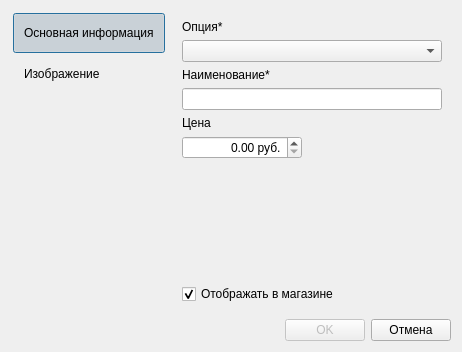
<?xml version="1.0" encoding="UTF-8"?>
<ui version="4.0">
 <class>FormOptionValueCard</class>
 <widget class="QDialog" name="FormOptionValueCard">
  <property name="geometry">
   <rect>
    <x>0</x>
    <y>0</y>
    <width>462</width>
    <height>352</height>
   </rect>
  </property>
  <property name="windowTitle">
   <string>Значения опции</string>
  </property>
  <layout class="QGridLayout" name="gridLayout">
   <item row="0" column="0">
    <widget class="QFrame" name="frame">
     <property name="maximumSize">
      <size>
       <width>16777215</width>
       <height>16777215</height>
      </size>
     </property>
     <property name="autoFillBackground">
      <bool>false</bool>
     </property>
     <property name="frameShape">
      <enum>QFrame::NoFrame</enum>
     </property>
     <property name="frameShadow">
      <enum>QFrame::Sunken</enum>
     </property>
     <layout class="QVBoxLayout" name="verticalLayout_3">
      <property name="spacing">
       <number>1</number>
      </property>
      <property name="leftMargin">
       <number>2</number>
      </property>
      <property name="topMargin">
       <number>2</number>
      </property>
      <property name="rightMargin">
       <number>2</number>
      </property>
      <property name="bottomMargin">
       <number>2</number>
      </property>
      <item>
       <widget class="QPushButton" name="pushButtonMainInfo">
        <property name="minimumSize">
         <size>
          <width>0</width>
          <height>40</height>
         </size>
        </property>
        <property name="baseSize">
         <size>
          <width>0</width>
          <height>0</height>
         </size>
        </property>
        <property name="styleSheet">
         <string notr="true">text-align: left;
padding-left: 10px;
padding-right: 10px;</string>
        </property>
        <property name="text">
         <string>Основная информация</string>
        </property>
        <property name="checkable">
         <bool>true</bool>
        </property>
        <property name="checked">
         <bool>true</bool>
        </property>
        <property name="flat">
         <bool>true</bool>
        </property>
        <attribute name="buttonGroup">
         <string notr="true">buttonGroup</string>
        </attribute>
       </widget>
      </item>
      <item>
       <widget class="QPushButton" name="pushButtonNote">
        <property name="minimumSize">
         <size>
          <width>0</width>
          <height>40</height>
         </size>
        </property>
        <property name="baseSize">
         <size>
          <width>0</width>
          <height>0</height>
         </size>
        </property>
        <property name="styleSheet">
         <string notr="true">text-align: left;
padding-left: 10px;</string>
        </property>
        <property name="text">
         <string>Изображение</string>
        </property>
        <property name="checkable">
         <bool>true</bool>
        </property>
        <property name="flat">
         <bool>true</bool>
        </property>
        <attribute name="buttonGroup">
         <string notr="true">buttonGroup</string>
        </attribute>
       </widget>
      </item>
      <item>
       <spacer name="verticalSpacer_3">
        <property name="orientation">
         <enum>Qt::Vertical</enum>
        </property>
        <property name="sizeHint" stdset="0">
         <size>
          <width>20</width>
          <height>19</height>
         </size>
        </property>
       </spacer>
      </item>
     </layout>
    </widget>
   </item>
   <item row="0" column="1">
    <widget class="QStackedWidget" name="stackedWidget">
     <property name="currentIndex">
      <number>0</number>
     </property>
     <widget class="QWidget" name="pageMain">
      <layout class="QGridLayout" name="gridLayout_2">
       <item row="0" column="0">
        <widget class="QLabel" name="labelOption">
         <property name="text">
          <string>Опция*</string>
         </property>
        </widget>
       </item>
       <item row="2" column="0" colspan="2">
        <widget class="QLabel" name="labelName">
         <property name="text">
          <string>Наименование*</string>
         </property>
        </widget>
       </item>
       <item row="3" column="0" colspan="3">
        <widget class="QLineEdit" name="lineEditName">
         <property name="whatsThis">
          <string>Фамилия контакта (пример: &quot;Иванов&quot;)</string>
         </property>
        </widget>
       </item>
       <item row="4" column="0">
        <widget class="QLabel" name="labelName_5">
         <property name="toolTip">
          <string>Тип влияния на конечную стоимость товара</string>
         </property>
         <property name="whatsThis">
          <string>Тип влияния на конечную стоимость товара</string>
         </property>
         <property name="text">
          <string>Цена</string>
         </property>
        </widget>
       </item>
       <item row="5" column="0">
        <widget class="QDoubleSpinBox" name="doubleSpinBox">
         <property name="sizePolicy">
          <sizepolicy hsizetype="Expanding" vsizetype="Fixed">
           <horstretch>0</horstretch>
           <verstretch>0</verstretch>
          </sizepolicy>
         </property>
         <property name="minimumSize">
          <size>
           <width>120</width>
           <height>0</height>
          </size>
         </property>
         <property name="alignment">
          <set>Qt::AlignRight|Qt::AlignTrailing|Qt::AlignVCenter</set>
         </property>
         <property name="suffix">
          <string> руб.</string>
         </property>
         <property name="maximum">
          <double>16777215.000000000000000</double>
         </property>
        </widget>
       </item>
       <item row="5" column="1" colspan="2">
        <spacer name="horizontalSpacer_2">
         <property name="orientation">
          <enum>Qt::Horizontal</enum>
         </property>
         <property name="sizeHint" stdset="0">
          <size>
           <width>277</width>
           <height>20</height>
          </size>
         </property>
        </spacer>
       </item>
       <item row="6" column="2">
        <spacer name="verticalSpacer">
         <property name="orientation">
          <enum>Qt::Vertical</enum>
         </property>
         <property name="sizeHint" stdset="0">
          <size>
           <width>20</width>
           <height>124</height>
          </size>
         </property>
        </spacer>
       </item>
       <item row="7" column="0" colspan="3">
        <widget class="QCheckBox" name="checkBoxIsActive">
         <property name="text">
          <string>Отображать в магазине</string>
         </property>
         <property name="checked">
          <bool>true</bool>
         </property>
        </widget>
       </item>
       <item row="1" column="0" colspan="3">
        <widget class="QComboBox" name="comboBoxOptions">
         <property name="sizePolicy">
          <sizepolicy hsizetype="Expanding" vsizetype="Fixed">
           <horstretch>0</horstretch>
           <verstretch>0</verstretch>
          </sizepolicy>
         </property>
        </widget>
       </item>
      </layout>
     </widget>
     <widget class="FrameImage" name="pageImage"/>
    </widget>
   </item>
   <item row="1" column="0" colspan="2">
    <layout class="QHBoxLayout" name="horizontalLayout">
     <item>
      <spacer name="horizontalSpacer">
       <property name="orientation">
        <enum>Qt::Horizontal</enum>
       </property>
       <property name="sizeHint" stdset="0">
        <size>
         <width>40</width>
         <height>20</height>
        </size>
       </property>
      </spacer>
     </item>
     <item>
      <widget class="QPushButton" name="buttonSave">
       <property name="enabled">
        <bool>false</bool>
       </property>
       <property name="sizePolicy">
        <sizepolicy hsizetype="Preferred" vsizetype="Preferred">
         <horstretch>0</horstretch>
         <verstretch>0</verstretch>
        </sizepolicy>
       </property>
       <property name="minimumSize">
        <size>
         <width>0</width>
         <height>0</height>
        </size>
       </property>
       <property name="maximumSize">
        <size>
         <width>16777215</width>
         <height>16777215</height>
        </size>
       </property>
       <property name="baseSize">
        <size>
         <width>0</width>
         <height>50</height>
        </size>
       </property>
       <property name="text">
        <string>OK</string>
       </property>
       <property name="iconSize">
        <size>
         <width>20</width>
         <height>20</height>
        </size>
       </property>
       <property name="flat">
        <bool>false</bool>
       </property>
      </widget>
     </item>
     <item>
      <widget class="QPushButton" name="buttonCancel">
       <property name="sizePolicy">
        <sizepolicy hsizetype="Preferred" vsizetype="Preferred">
         <horstretch>0</horstretch>
         <verstretch>0</verstretch>
        </sizepolicy>
       </property>
       <property name="minimumSize">
        <size>
         <width>0</width>
         <height>0</height>
        </size>
       </property>
       <property name="maximumSize">
        <size>
         <width>16777215</width>
         <height>16777215</height>
        </size>
       </property>
       <property name="text">
        <string>Отмена</string>
       </property>
       <property name="iconSize">
        <size>
         <width>20</width>
         <height>20</height>
        </size>
       </property>
       <property name="flat">
        <bool>false</bool>
       </property>
      </widget>
     </item>
    </layout>
   </item>
  </layout>
 </widget>
 <customwidgets>
  <customwidget>
   <class>FrameImage</class>
   <extends>QWidget</extends>
   <header>frameimage.h</header>
   <container>1</container>
  </customwidget>
 </customwidgets>
 <resources/>
 <connections>
  <connection>
   <sender>buttonCancel</sender>
   <signal>clicked()</signal>
   <receiver>FormOptionValueCard</receiver>
   <slot>reject()</slot>
   <hints>
    <hint type="sourcelabel">
     <x>410</x>
     <y>327</y>
    </hint>
    <hint type="destinationlabel">
     <x>464</x>
     <y>302</y>
    </hint>
   </hints>
  </connection>
 </connections>
 <buttongroups>
  <buttongroup name="buttonGroup"/>
 </buttongroups>
</ui>
